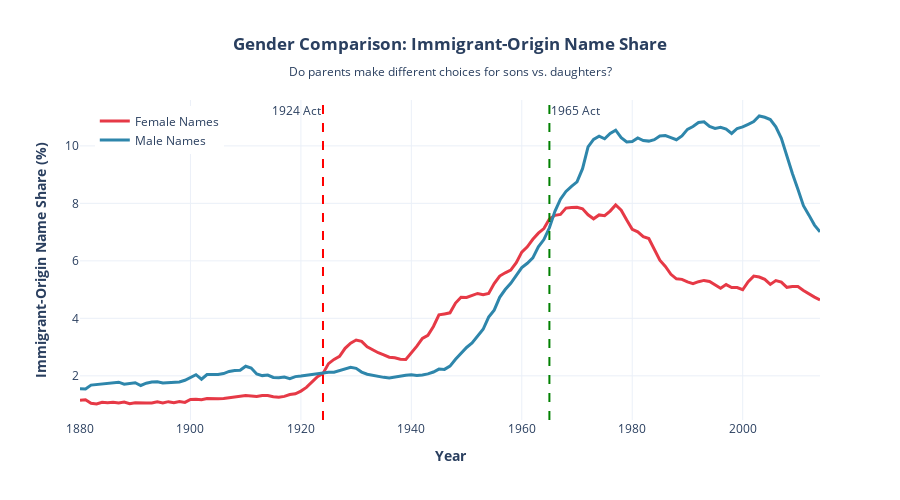

The cell this chart's notebook holds for it:
### Markdown cell above
### 5.4 Gender Comparison: Do Male and Female Names Respond Differently?

An important dimension: Do parents make different naming choices for sons vs. daughters? This could reveal gendered patterns in cultural transmission.

### Code cell
# Calculate immigrant name share by gender
df_with_origin['Is_Immigrant'] = df_with_origin['Origin_Region'].isin(immigrant_regions)

gender_yearly = df_with_origin.groupby(['Year', 'Gender', 'Is_Immigrant'])['Count'].sum().reset_index()
gender_yearly_totals = df_with_origin.groupby(['Year', 'Gender'])['Count'].sum().reset_index()
gender_yearly_totals.columns = ['Year', 'Gender', 'Total_Count']

gender_yearly = gender_yearly.merge(gender_yearly_totals, on=['Year', 'Gender'])
gender_yearly['Share'] = (gender_yearly['Count'] / gender_yearly['Total_Count']) * 100

# Filter for immigrant names only
immigrant_by_gender = gender_yearly[gender_yearly['Is_Immigrant']]

# Create comparison visualization
fig = go.Figure()

# Female line
female_data = immigrant_by_gender[immigrant_by_gender['Gender'] == 'F']
fig.add_trace(go.Scatter(
    x=female_data['Year'],
    y=female_data['Share'],
    mode='lines',
    name='Female Names',
    line=dict(color='#E63946', width=3),
))

# Male line
male_data = immigrant_by_gender[immigrant_by_gender['Gender'] == 'M']
fig.add_trace(go.Scatter(
    x=male_data['Year'],
    y=male_data['Share'],
    mode='lines',
    name='Male Names',
    line=dict(color='#2E86AB', width=3),
))

# Add policy markers
fig.add_vline(x=1924, line_dash="dash", line_color="red", line_width=2,
              annotation_text="1924 Act", annotation_position="top left")
fig.add_vline(x=1965, line_dash="dash", line_color="green", line_width=2,
              annotation_text="1965 Act", annotation_position="top right")

fig.update_layout(
    title={
        'text': '<b>Gender Comparison: Immigrant-Origin Name Share</b><br>' +
                '<sub>Do parents make different choices for sons vs. daughters?</sub>',
        'x': 0.5,
        'xanchor': 'center'
    },
    xaxis_title='<b>Year</b>',
    yaxis_title='<b>Immigrant-Origin Name Share (%)</b>',
    template='plotly_white',
    height=500,
    hovermode='x unified',
    legend=dict(x=0.02, y=0.98)
)

fig.show()

# Calculate difference
recent_female = female_data[female_data['Year'] >= 2000]['Share'].mean()
recent_male = male_data[male_data['Year'] >= 2000]['Share'].mean()
print(f"\n📊 Gender Analysis (2000-2014 average):")
print(f"   Female immigrant-origin names: {recent_female:.1f}%")
print(f"   Male immigrant-origin names: {recent_male:.1f}%")
print(f"   Difference: {abs(recent_female - recent_male):.1f} percentage points")
print(f"\n   {'Females' if recent_female > recent_male else 'Males'} show slightly higher immigrant-origin name usage.")
print("   This could reflect different cultural expectations or naming traditions.")

### Figure 1 — Plotly figure (JSON) as saved in the notebook; plotly's stock layout.template omitted (floating-point values rounded to 4 significant figures; data arrays with more than 128 entries replaced by an {"elided": "..."} marker saying what was removed)
{"data": [{"line": {"color": "#E63946", "width": 3}, "mode": "lines", "name": "Female Names", "type": "scatter", "x": {"elided": "135 int values"}, "y": {"elided": "135 float values"}}, {"line": {"color": "#2E86AB", "width": 3}, "mode": "lines", "name": "Male Names", "type": "scatter", "x": {"elided": "135 int values"}, "y": {"elided": "135 float values"}}], "layout": {"annotations": [{"showarrow": false, "text": "1924 Act", "x": 1924, "xanchor": "right", "xref": "x", "y": 1, "yanchor": "top", "yref": "y domain"}, {"showarrow": false, "text": "1965 Act", "x": 1965, "xanchor": "left", "xref": "x", "y": 1, "yanchor": "top", "yref": "y domain"}], "height": 500, "hovermode": "x unified", "legend": {"x": 0.02, "y": 0.98}, "shapes": [{"line": {"color": "red", "dash": "dash", "width": 2}, "type": "line", "x0": 1924, "x1": 1924, "xref": "x", "y0": 0, "y1": 1, "yref": "y domain"}, {"line": {"color": "green", "dash": "dash", "width": 2}, "type": "line", "x0": 1965, "x1": 1965, "xref": "x", "y0": 0, "y1": 1, "yref": "y domain"}], "title": {"text": "<b>Gender Comparison: Immigrant-Origin Name Share</b><br><sub>Do parents make different choices for sons vs. daughters?</sub>", "x": 0.5, "xanchor": "center"}, "xaxis": {"title": {"text": "<b>Year</b>"}}, "yaxis": {"title": {"text": "<b>Immigrant-Origin Name Share (%)</b>"}}}}
